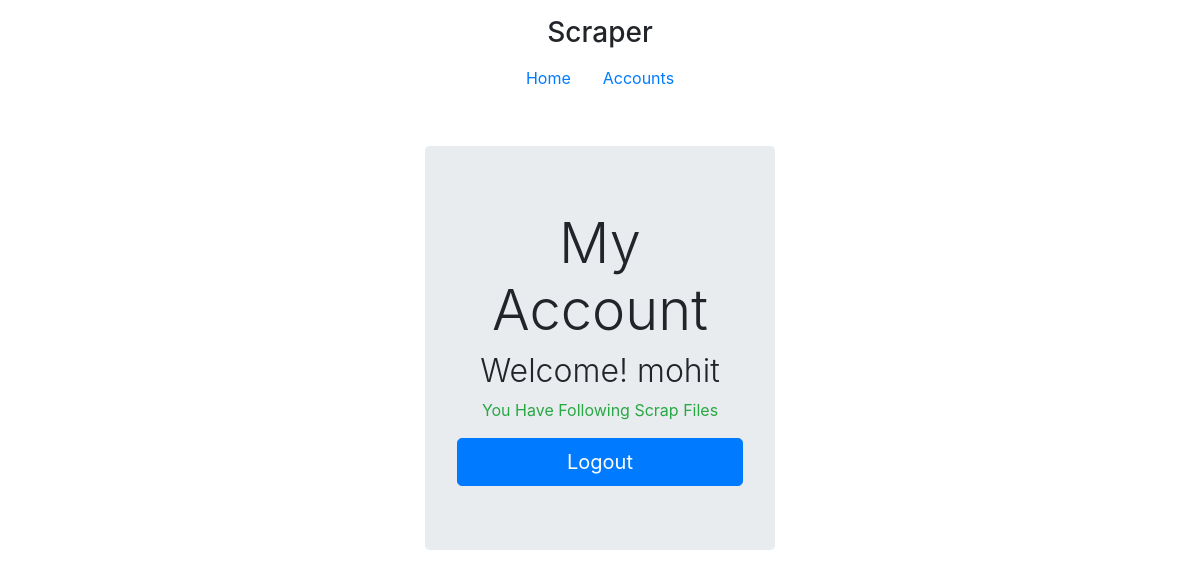
The app's page /accounts/ (signed in), older data.
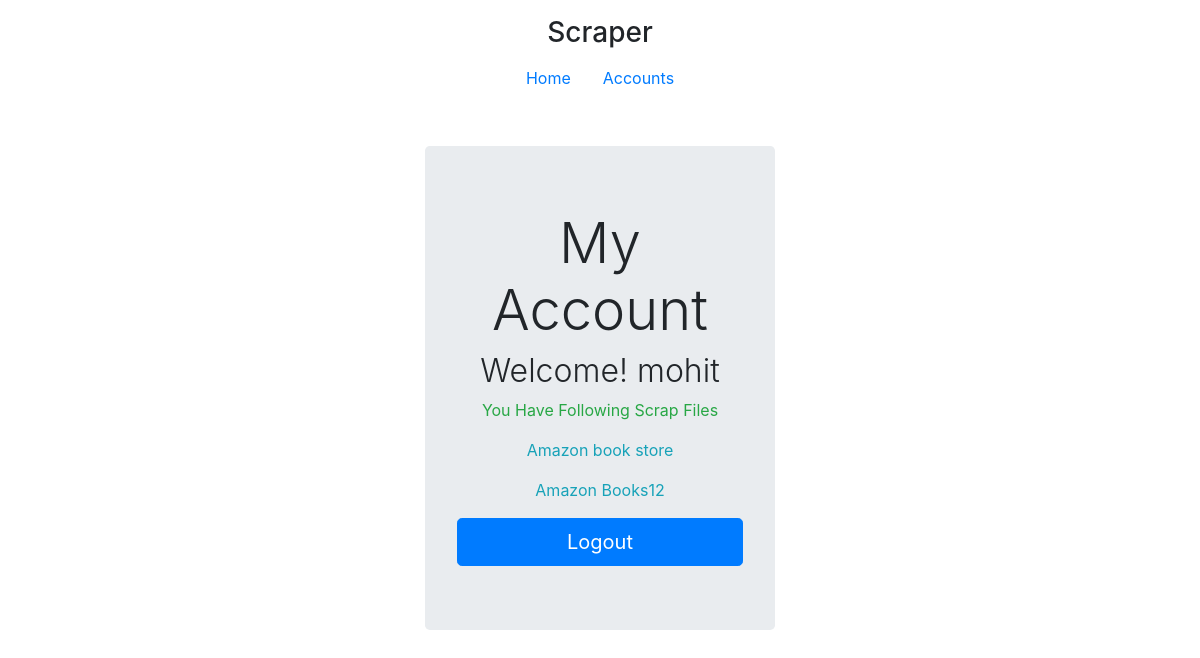
The same page, newer data.
### mainscrap/models.py (models this page shows)
class Data(models.Model):
    user = models.ForeignKey(User,on_delete=models.CASCADE)
    filename = models.CharField(max_length=40,blank=False)
    csv_file = models.FileField(upload_to='documents/',blank=False)
    def __str__(self):
        return self.filename

### user/views.py (the view)
# urls.py: path('accounts/', views.accounts, name="accounts"),
def accounts(request):
    if request.user.is_authenticated:
        main_data = Data.objects.filter(user=request.user)
        dict = {'main_data': main_data,'name' : request.user.username}
    else:
        none =''
        dict = {'none':none}
    return render(request, 'accounts.html', dict)

### templates/accounts.html (shortened to what this page needs)
{% extends 'base.html' %}
{% block content %}
<div class="container">
    <div class="row justify-content-md-center">
        <div class="col-md-4">
            <div class="jumbotron mt-5">
              <h1 class="display-4">My Account</h1>
              {% if request.user.is_authenticated %}
              <h2 class="font-weight-light">Welcome! {{name}}</h2>
              <p class="text-success">You Have Following Scrap Files</p>
              {% for filename in main_data %}
              <p class="text-info">{{filename}}</p>
              {% endfor %}
              <form action="/logout">
                  <button class="mt-3 btn btn-lg btn-primary btn-block" type="submit">Logout</button>
              </form>
              {% else %}
               <h3 class="font-weight-light text-danger">Please Login First</h3>
              {% endif %}
            </div>
        </div>
    </div>
</div>
{% endblock %}

### templates/base.html (shortened to what this page needs)
{% load static %}
<!DOCTYPE html>
<html>
    <head>
        <link rel="stylesheet" href="{% static 'css/bootstrap.min.css' %}"/>
        <link rel="stylesheet" href="{% static 'css/bootstrap.min.css' %}"/>
    </head>
    <body class="text-center">
        <div class="cover-container d-flex w-100 h-100 p-3 mx-auto flex-column">
        <header class="masthead mb-auto">
            <div class="inner">
            <h3 class="masthead-brand">Scraper</h3>
            <nav class="nav nav-masthead justify-content-center">
              {% if request.user.is_authenticated %}
                <a class="nav-link active" href="/">Home</a>
                <a class="nav-link" href="/accounts">Accounts</a>
              {% else %}
                <a class="nav-link active" href="/">Home</a>
                <a class="nav-link" href="/login">Login</a>
                <a class="nav-link" href="/signup">signup</a>
                <a class="nav-link" href="/accounts">Accounts</a>
              {% endif %}
            </nav>
        </div>
        </header>
        {% block content %}{% endblock %}
    </body>
    </html>

Row changes from the older to the newer data that the page shows:
added Data: filename "Amazon book store"
added Data: filename "Amazon Books12"
